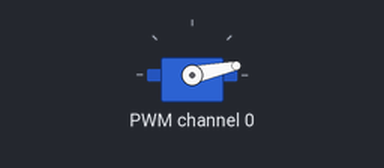
This program was run on a simulated ESP32 board running MicroPython. On the bench: servo. Servo angles are drawn from the pulse width (0.5 ms = 0°, 2.5 ms = 180°); library files of the repository ran but are not shown: pca9685.py.

Above: at 0.05 s.
At 4.45 s:
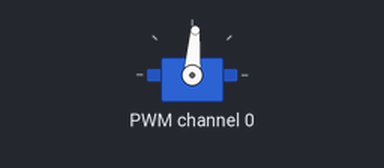
At 8.95 s:
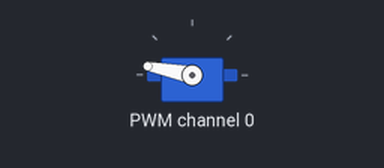
At 17.95 s:
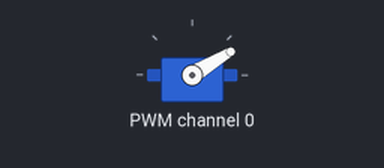
Timing chart, 0 to 24.7 s (numbered marks = the images above):
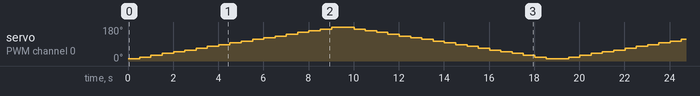

The program:

servo_test.py
```python
# servo_test.py

from machine import Pin, I2C
import time
import pca9685

def angle_to_pwm(angle):
    # Ajusta segun tu servo
    min_duty = 130   # duty count ~ 0.65ms
    max_duty = 510   # duty count ~ 2.45ms
    duty = int(min_duty + (angle/180.0)*(max_duty - min_duty))
    return duty

i2c = I2C(0, scl=Pin(22), sda=Pin(21))
pca = pca9685.PCA9685(i2c)
pca.set_freq(50)

servo_channel = 0

while True:
    # 0 a 180
    for ang in range(0, 181, 10):
        pwm_val = angle_to_pwm(ang)
        pca.set_pwm(servo_channel, 0, pwm_val)
        time.sleep(0.5)

    # 180 a 0
    for ang in range(180, -1, -10):
        pwm_val = angle_to_pwm(ang)
        pca.set_pwm(servo_channel, 0, pwm_val)
        time.sleep(0.5)
```
